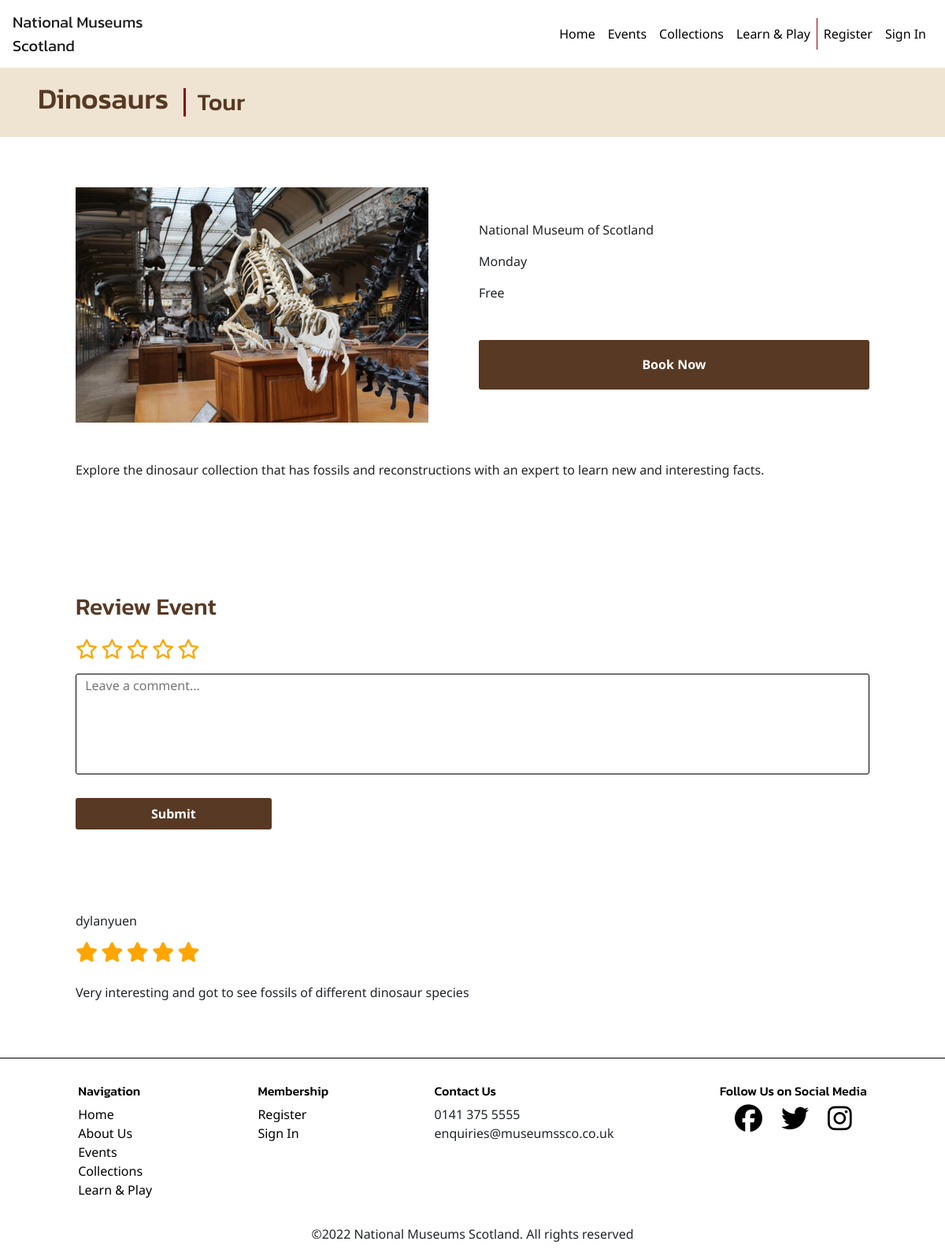
Page /dinosaurs.php on the committed database.
### tables this page shows
CREATE TABLE IF NOT EXISTS `event` (
  `eventID` int NOT NULL AUTO_INCREMENT,
  `eventName` varchar(80) NOT NULL,
  `eventType` varchar(10) NOT NULL,
  `dayInWeek` varchar(10) NOT NULL,
  `museum` varchar(30) NOT NULL,
  `price` varchar(4) NOT NULL,
  `image` varchar(40) NOT NULL,
  `description` varchar(250) NOT NULL,
  PRIMARY KEY (`eventID`)
);

CREATE TABLE IF NOT EXISTS `review` (
  `commentID` int NOT NULL AUTO_INCREMENT,
  `memberComment` varchar(100) NOT NULL,
  `rating` int NOT NULL,
  `memberID` int NOT NULL,
  `eventID` int NOT NULL,
  PRIMARY KEY (`commentID`),
  KEY `memberID` (`memberID`),
  KEY `eventID` (`eventID`)
);

CREATE TABLE IF NOT EXISTS `member` (
  `memberID` int NOT NULL AUTO_INCREMENT,
  `username` varchar(20) NOT NULL,
  `email` varchar(30) NOT NULL,
  `password` varchar(60) NOT NULL,
  PRIMARY KEY (`memberID`)
);

### dinosaurs.php (the view, shortened to what this page needs)
<!DOCTYPE html>
<html lang="en">
<head>
    <link rel="stylesheet" href="https://stackpath.bootstrapcdn.com/bootstrap/4.1.3/css/bootstrap.min.css">
    <link rel="stylesheet" href="styles/styles.css">
</head>
<body>
    <div class="page-container">
        <header>
            <nav class="navbar navbar-expand-md navbar-light ">
                <a class="navbar-brand" href="index.php">National Museums <br> Scotland</a>
                <div class="collapse navbar-collapse" id="navbarNavAltMarkup">
                    <div class="navbar-nav">
                        <a class="nav-item nav-link" href="index.php">Home</a>
                        <a class="nav-item nav-link" href="events.php">Events</a>
                        <a class="nav-item nav-link" href="collections.php">Collections</a>
                        <a class="nav-item nav-link" href="learn-and-play.php">Learn & Play</a>
                        <?php
                        if (isset($_SESSION["username"]) and isset($_SESSION["memberID"])) {
                            echo '<a class="nav-item nav-link" href="account.php">Account</a>';
                            echo '<a class="nav-item nav-link" href="sign-out.php">Sign Out</a>';
                        } else {
                            echo '<a class="nav-item nav-link" href="register-form.php">Register</a>';
                            echo '<a class="nav-item nav-link" href="sign-in-form.php">Sign In</a>';
                        }
                        ?>
                    </div>
                </div>
            </nav>
        </header>
        <main>
            <div class="heading-banner">
                <?php
                include "includes/dbconx.php";
                $eventID = 1;
                $sql = "SELECT eventName,eventType FROM event WHERE eventID=?";
                $stmt = $conn->prepare($sql);
                $stmt->bind_param("i", $eventID);
                $stmt->execute();
                $result = $stmt->get_result();
                if ($result->num_rows > 0) {
                    while ($row = $result->fetch_assoc()) {
                        echo "<h1>" . $row['eventName'] . "</h1>";
                        echo "<h2>" . $row['eventType'] . "</h2>";
                    }
                } else {
                    echo "<p>No results found</p>";
                }
                ?>
            </div>
            <div class="content-container">
                <section class="event">
                    <div class="event-img">
                        <?php
                        include "includes/dbconx.php";
                        $sql = "SELECT image FROM event WHERE eventID=?";
                        $stmt = $conn->prepare($sql);
                        $stmt->bind_param("i", $eventID);
                        $stmt->execute();
                        $result = $stmt->get_result();
                        if ($result->num_rows > 0) {
                            while ($row = $result->fetch_assoc()) {
                                echo "<img class='event-img' src=" . $row['image'] . ">";
                            }
                        } else {
                            echo "<p>No results found</p>";
                        }
                        ?>
                    </div>
                    <div class="event-info">
                        <ul>
                            <?php
                            include "includes/dbconx.php";
                            $sql = "SELECT dayInWeek,museum,price FROM event WHERE eventID=?";
                            $stmt = $conn->prepare($sql);
                            $stmt->bind_param("i", $eventID);
                            $stmt->execute();
                            $result = $stmt->get_result();
                            if ($result->num_rows > 0) {
                                while ($row = $result->fetch_assoc()) {
                                    echo "<li>" . $row['museum'] . "</li>";
                                    echo "<li>" . $row['dayInWeek'] . "</li>";
                                    if ($row['price'] == "Free") {
                                        echo "<li>" . $row['price'] . "</li>";
                                    } else {
                                        echo "<li>&pound" . $row['price'] . "</li>";
                                    }
                                }
                            } else {
                                echo "<li>No results found</li>";
                            }
                            ?>
                        </ul>
                        <form action="book.php" method="POST">
                            <input type="submit" class="button book-btn" name="submit" value="Book Now">
                        </form>
                    </div>
                    <div class="event-description">
                        <?php
                        include "includes/dbconx.php";
                        $sql = "SELECT description FROM event WHERE eventID=?";
                        $stmt = $conn->prepare($sql);
                        $stmt->bind_param("i", $eventID);
                        $stmt->execute();
                        $result = $stmt->get_result();
                        if ($result->num_rows > 0) {
                            while ($row = $result->fetch_assoc()) {
                                echo "<p>" . $row['description'] . "</p>";
                            }
                        } else {
                            echo "<p>No results found</p>";
                        }
                        ?>
                    </div>
                </section>
                <section class="review">
                    <div>
                        <form action="<?php echo htmlspecialchars($_SERVER['PHP_SELF']); ?>" method="POST">
                            <label for="review">
                                <h2>Review Event</h2>
                            </label>
                            <div class="star-rating">
                                <label for="1-star" class="star">
                                    <i class="fa-regular fa-star" id="rating1"></i>
                                </label>
                                <label for="2-star" class="star">
                                    <i class="fa-regular fa-star" id="rating2"></i>
                                </label>
                                <label for="3-star" class="star">
                                    <i class="fa-regular fa-star" id="rating3"></i>
                                </label>
                                <label for="4-star" class="star">
                                    <i class="fa-regular fa-star" id="rating4"></i>
                                </label>
                                <label for="5-star" class="star">
                                    <i class="fa-regular fa-star" id="rating5"></i>
                                </label>
                            </div>
                            <div class="review">
                                <textarea class="input text-input" name="comment" id="review" placeholder="Leave a comment..." maxlength="100" required></textarea>
                                <input type="submit" class="button review-submit-btn" name="submit" value="Submit">
                            </div>
                        </form>
                    </div>
                    <div class="user-reviews">
                        <?php
                        function displayReview($row)
                        {
                            echo "<p class='review-username'>" . $row["username"] . "</p>";
                            displayRating($row);
                            echo "<p>" . $row["memberComment"] . "</p>";
                        }
                        function displayRating($row)
                        {
                            $rating = $row["rating"];
                            switch ($rating) {
                                case 5:
                                    echo '
                                    <div class="user-rating">
                                    <i class="fa-solid fa-star"></i>
                                    <i class="fa-solid fa-star"></i>
                                    <i class="fa-solid fa-star"></i>
                                    <i class="fa-solid fa-star"></i>
                                    <i class="fa-solid fa-star"></i>
                                    </div>';
                                    break;
                            }
                        }
                        include "includes/dbconx.php";
                        $sql = "SELECT member.username, rating,memberComment,review.memberID,review.eventID FROM review INNER JOIN member ON review.memberID = member.memberID WHERE eventID=?";
                        $stmt = $conn->prepare($sql);
                        $stmt->bind_param("i", $eventID);
                        $stmt->execute();
                        $result = $stmt->get_result();
                        while ($row = $result->fetch_assoc()) {
                            displayReview($row);
                        }
                        ?>
                    </div>
                </section>
            </div>
        </main>
        <footer>
            <div class="footer-links footer-nav">
                <h2 class="footer-heading">
                    <bold>Navigation</bold>
                </h2>
                <ul>
                    <li><a href="index.php">Home</a></li>
                    <li><a href="index.php">About Us</a></li>
                    <li><a href="events.php">Events</a></li>
                    <li><a href="collections.php">Collections</a></li>
                    <li><a href="learn-and-play.php">Learn & Play</a></li>
                </ul>
            </div>
            <div class="footer-links footer-membership">
                <h2 class="footer-heading">
                    <bold>Membership</bold>
                </h2>
                <ul>
                    <li><a href="register-form.php">Register</a></li>
                    <li><a href="sign-in-form.php">Sign In</a></li>
                </ul>
            </div>
            <div class="footer-links footer-contact">
                <h2 class="footer-heading">
                    <bold>Contact Us</bold>
                </h2>
                <ul>
                    <li>
                        0141 375 5555
                    </li>
                    <li>
                        enquiries@museumssco.co.uk
                    </li>
                </ul>
            </div>
            <div class="footer-social">
                <h2 class="footer-heading">
                    <bold>Follow Us on Social Media</bold>
                </h2>
                <ul class="social-icons">
                    <li><a href="#"><i class="fa-brands fa-facebook"></i></a></li>
                    <li><a href="#"><i class="fa-brands fa-twitter"></i></a></li>
                    <li><a href="#"><i class="fa-brands fa-instagram"></i></a></li>
                </ul>
            </div>
            <div class="footer-legal">
                <p>&copy;<span id="year"></span> National Museums Scotland. All rights reserved</p>
            </div>
        </footer>
    </div>
</body>
</html>

### styles/styles.css (style rules this page uses)
* { margin:0;padding:0;box-sizing: border-box; }
body { font-family: 'Noto Sans', sans-serif; }
h1,h2 { color:#583923;font-family: 'Kanit',sans-serif; }
h1 { font-size: 2.3rem; }
h2 { font-size:1.875rem }
input[type="submit"],button { cursor:pointer; }
a { color:black; }
.navbar-light .navbar-brand { font-family: 'Kanit', sans-serif; }
.navbar-light .navbar-nav .nav-link { color: black; }
.navbar-nav a:nth-child(4) { border-right: 1.3px solid #910000; }
.navbar-nav { margin-left: auto; }
.heading-banner { background-color:#EFE4D2; display:flex; align-items: center; padding:18px 4%; }
.heading-banner h1 { padding-right:0.5em; }
.heading-banner h2 { border-left: 3px solid #910000; margin-bottom: 0; padding-left:0.5em; }
main { margin-bottom:6em; }
.button { border-radius: 3px;background-color: #583923;border:none;font-weight: bold;color:white; }
.content-container { margin:0 8%; }
.input { padding:0.15em 0 0.15em 0.18em; border:1.4px solid black; border-radius:3px; }
.text-input { padding-left: 0.7em; }
input[type="radio"]+i { cursor:pointer; }
.event { display:grid; grid-template-areas: "img info" "description description"; grid-template-columns: repeat(2,1fr); margin:4em 0 8em 0; row-gap: 3em; column-gap: 1em; }
.event-img { grid-area:img;width:95%;height:100%; }
.event-info { grid-area:info;margin:auto 0; }
.event-description { grid-area:description; }
.event-info li { margin-bottom:1em; }
.book-btn { width:100%;padding:1.2em 0;margin-top:2em; }
textarea { resize: none;width:100%;height:8em; }
.review-submit-btn { padding:0.5em 6em; margin:1.5em 0; }
.star-rating { margin:0.5em 0; }
.fa-star { font-size:25px; border:none; color:orange; background-color:white; }
.user-reviews { margin-top:5em; }
.user-rating { margin-bottom:1.5em; }
.review-username { margin-top:4em; }
.page-container { position:relative; min-height:100vh; padding-bottom:2.5em; }
footer { position:absolute; border-top:1px solid black; padding:2em ; bottom:0; width:100%; height:2.5em; display: grid; grid-template-areas: "navigation membership contact social" "legal legal legal legal" ; }
.footer-heading { font-size: 1rem;color:black }
.footer-nav { grid-area:navigation;margin:0 auto; }
.footer-membership { grid-area:membership;margin: 0 auto; }
.footer-contact { grid-area:contact;margin: 0 auto; }
.footer-social { grid-area:social;text-align: center;margin: 0 auto; }
.footer-legal { grid-area:legal;text-align: center;margin: 0 auto;margin-top:1em; }
.social-icons { display: flex;gap:1.5em;justify-content: center; }
.fa-brands { font-size: 35px; color:black; }
li { list-style-type: none; }

### rows in the picture
event: eventName "Dinosaurs", eventType "Tour", image (picture), museum "National Museum of Scotland", dayInWeek "Monday", price "Free", description "Explore the dinosaur collection that has fossils and reconstructions with an expert to learn new and interesting facts."
review: memberID.username "dylanyuen", rating 5 (drawn), memberComment "Very interesting and got to see fossils of different dinosaur species"
